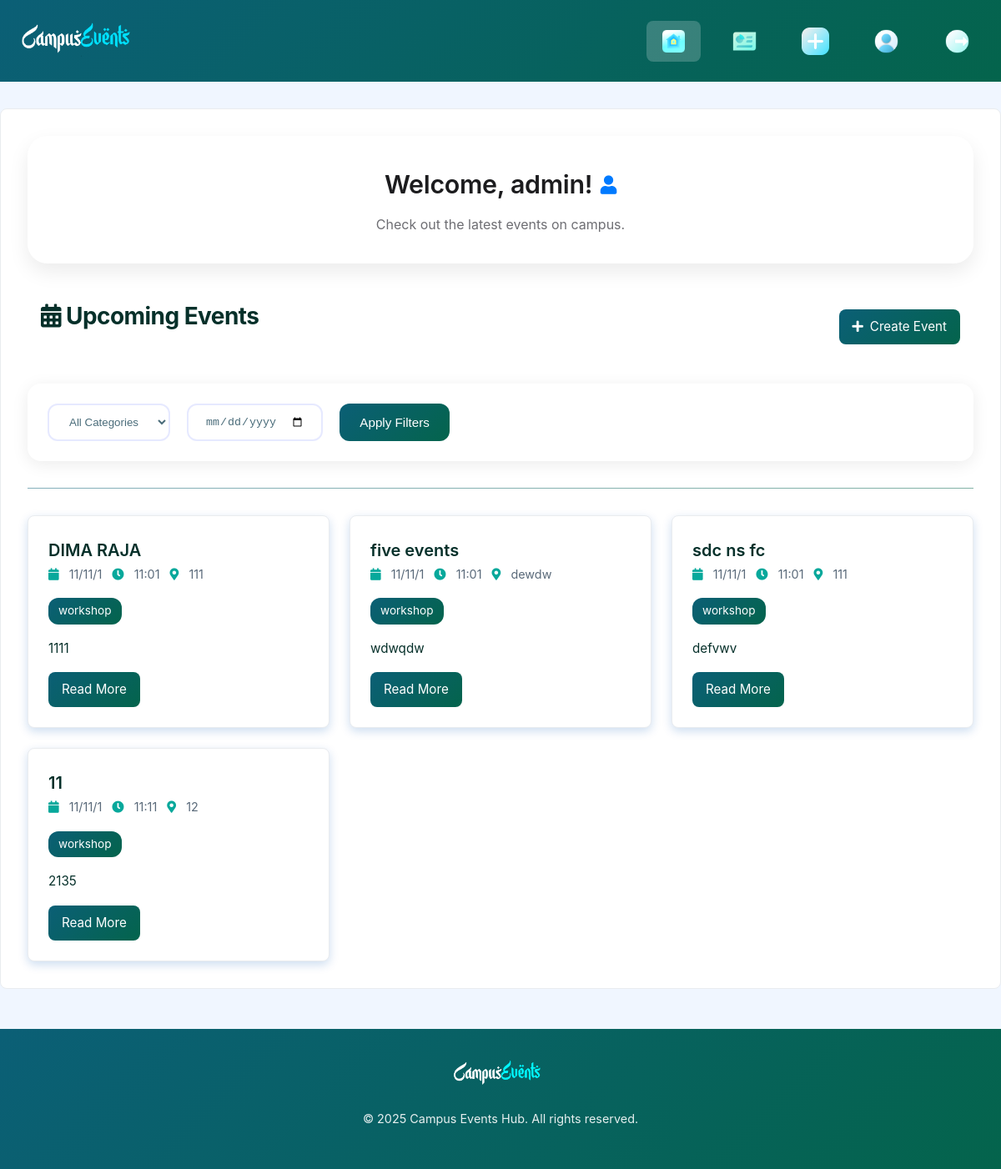
The app's page / (signed in) with its own data.
### models.py (models this page shows, shortened)
class User(UserMixin, db.Model):
    __tablename__ = 'user'
    id = db.Column(db.Integer, primary_key=True)
    email = db.Column(db.String(120), unique=True, nullable=False)
    username = db.Column(db.String(50), unique=True, nullable=False, default=func.substr(db.cast(email, db.String), 1, func.instr(db.cast(email, db.String), '@') - 1))
    password_hash = db.Column(db.String(128), nullable=False)
    role = db.Column(db.Enum(UserRole), default=UserRole.USER)
    events = db.relationship('Event', backref='organizer', lazy=True, cascade='all, delete-orphan')
    likes = db.relationship('Like', backref='user', lazy=True, cascade='all, delete-orphan')
    rsvps = db.relationship('RSVP', backref='user', lazy=True, cascade='all, delete-orphan')
    notifications = db.relationship('Notification', backref='user', lazy=True, cascade='all, delete-orphan')

class Event(db.Model):
    __tablename__ = 'event'
    id = db.Column(db.Integer, primary_key=True)
    title = db.Column(db.String(100), nullable=False)
    description = db.Column(db.Text, nullable=False)
    date = db.Column(db.Date, nullable=False)
    time = db.Column(db.Time, nullable=False)
    location = db.Column(db.String(100), nullable=False)
    category = db.Column(db.String(50), nullable=False)
    status = db.Column(db.Enum(EventStatus), default=EventStatus.PENDING)
    user_id = db.Column(db.Integer, db.ForeignKey('user.id'), nullable=False)
    likes = db.relationship('Like', backref='event', lazy=True, cascade='all, delete-orphan')
    rsvps = db.relationship('RSVP', backref='event', lazy=True, cascade='all, delete-orphan')
    notifications = db.relationship('Notification', backref='event', lazy=True, cascade='all, delete-orphan')

### app.py (the view)
@app.route('/')
def index():
    page = request.args.get('page', 1, type=int)
    per_page = 10
    events_query = Event.query.filter_by(status=EventStatus.APPROVED).order_by(Event.date, Event.time)
    category = request.args.get('category')
    date_filter = request.args.get('date')
    if category:
        events_query = events_query.filter_by(category=category)
    if date_filter:
        events_query = events_query.filter(Event.date == date.fromisoformat(date_filter))
    events = events_query.paginate(page=page, per_page=per_page, error_out=False)
    categories = sorted(set(event.category for event in Event.query.all() if event.category))
    if current_user.is_authenticated:
        panel_type = 'Admin Panel' if current_user.role == UserRole.ADMIN else 'Dashboard'
        if current_user.role == UserRole.ADMIN:
            return render_template('index_admin.html', events=events, categories=categories, category_filter=category, date_filter=date_filter, panel_type=panel_type)
        return render_template('index.html', events=events, categories=categories, category_filter=category, date_filter=date_filter, panel_type=panel_type)
    return render_template('index.html', events=events, categories=categories, category_filter=category, date_filter=date_filter)

### app.py (called while the page is built)
@login_manager.user_loader
def load_user(user_id):
    return User.query.get(int(user_id))

### templates/index_admin.html (shortened to what this page needs)
{% extends "admin_base.html" %}
{% block css %}
    <link rel="stylesheet" href="{{ url_for('static', filename='css/index.css') }}">
{% endblock %}
{% block content %}
    <div class="container">
        {% if current_user.is_authenticated %}
            <div class="welcome-message">
                <h2>Welcome, {{ current_user.username }}! <i class="fas fa-user"></i></h2>
                <p>Check out the latest events on campus.</p>
            </div>
        {% else %}
            <div class="welcome-message">
                <h2>Welcome to Campus Events Hub! <i class="fas fa-calendar-alt"></i></h2>
                <p>Login or register to join the fun!</p>
            </div>
        {% endif %}
        <div class="page-header">
            <h2><i class="fas fa-calendar-alt"></i> Upcoming Events</h2>
            {% if current_user.is_authenticated %}
                <a href="{{ url_for('create_event_page') }}" class="btn btn-primary create-event-btn">
                    <i class="fas fa-plus"></i> Create Event
                </a>
            {% endif %}
        </div>
        <div class="filters">
            <select class="form-control" id="category-filter">
                <option value="">All Categories</option>
            </select>
            <input type="date" class="form-control" id="date-filter">
            <button class="btn btn-primary" id="apply-filters">Apply Filters</button>
        </div>
        <div class="page-separator"></div>
        <div class="events-grid" id="events-grid">
            {% if events %}
                {% for event in events %}
                    <div class="event-card" id="event-card-{{ event.id }}">
                        <h3><a href="{{ url_for('get_event_page', event_id=event.id) }}">{{ event.title }}</a></h3>
                        <div class="event-meta">
                            <span><i class="fas fa-calendar"></i> {{ event.date.strftime('%d/%m/%Y') }}</span>
                            <span><i class="fas fa-clock"></i> {{ event.time.strftime('%H:%M') }}</span>
                            <span><i class="fas fa-map-marker-alt"></i> {{ event.location }}</span>
                        </div>
                        <div class="event-category">{{ event.category }}</div>
                        <p>{{ event.description }}</p>
                        <a href="{{ url_for('get_event_page', event_id=event.id) }}" class="btn btn-primary btn-read-more">Read More</a>
                    </div>
                {% endfor %}
            {% else %}
                <div class="no-events">
                    <i class="fas fa-exclamation-circle"></i> No events found.
                </div>
            {% endif %}
        </div>
    </div>
{% endblock %}

### static/css/admin_base.css (style rules this page uses)
:root { --primary-blue: #07a89b; --light-blue: #f0f6ff; --white: #ffffff; --dark-blue: #06302a; --gradient-blue: linear-gradient(135deg, #0b5f76 0%, #04644c 100%); --success-green: #28a745; --danger-red: #dc3545; --gray: #5a6a7a; --font-primary: 'Inter', -apple-system, BlinkMacSystemFont, sans-serif; --transition: all 0.3s ease; --border-radius: 8px; --animation-ease: cubic-bezier(0.4, 0, 0.2, 1); }
* { margin: 0; padding: 0; box-sizing: border-box; }
body { font-family: var(--font-primary); line-height: 1.7; color: var(--dark-blue); background-color: var(--light-blue); font-size: 16px; overscroll-behavior: none; }
h1, h2, h3, h4 { font-weight: 700; color: var(--dark-blue); }
h2 { font-size: 1.75rem; margin-bottom: 1.5rem; letter-spacing: -0.02em; }
h3 { font-size: 1.25rem; font-weight: 600; }
p { margin-bottom: 1rem; font-size: 0.95rem; font-weight: 400; }
a { text-decoration: none; color: var(--primary-blue); transition: var(--transition); }
.container { max-width: 1280px; margin: 2rem auto; padding: 2rem; background-color: var(--white); border-radius: var(--border-radius); border: 1px solid #e9ecef; animation: fadeInOpacity 0.4s var(--animation-ease); }
.btn { padding: 0.5rem 1rem; border: none; border-radius: var(--border-radius); font-size: 0.95rem; cursor: pointer; transition: var(--transition); display: inline-flex; align-items: center; gap: 0.5rem; }
.btn-primary { background: var(--gradient-blue); color: var(--white); }

### static/css/index.css (style rules this page uses)
.welcome-message { margin-bottom: 2.5rem; text-align: center; padding: 2rem 1.5rem; background: rgba(255, 255, 255, 0.28); backdrop-filter: blur(10px); -webkit-backdrop-filter: blur(10px); border-radius: 1.5rem; box-shadow: 0 10px 25px rgba(0, 0, 0, 0.08); animation: fadeInOpacity 0.5s ease-in-out; transition: all 0.3s ease-in-out; border: 1px solid rgba(255, 255, 255, 0.3); }
.welcome-message h2 { font-size: 1.9rem; color: #1c1c1e; display: flex; justify-content: center; align-items: center; gap: 0.6rem; font-weight: 600; margin-bottom: 0.5rem; letter-spacing: -0.3px; }
.welcome-message i { color: #007aff; font-size: 1.4rem; }
.welcome-message p { font-size: 1rem; color: #6e6e73; margin: 0; }
.page-header { display: flex; justify-content: space-between; align-items: center; margin-bottom: 2rem; padding: 0 1rem; }
.filters { display: flex; gap: 1.25rem; margin-bottom: 2rem; flex-wrap: wrap; padding: 1.5rem; background: var(--light-bg); border-radius: 16px; box-shadow: 0 4px 20px rgba(0, 0, 0, 0.08); position: relative; overflow: hidden; }
.filters::before { content: ""; position: absolute; top: 0; left: 0; right: 0; height: 4px; background: linear-gradient(90deg, var(--soft-purple) 0%, var(--pink) 100%); }
.filters .form-control { max-width: 200px; transition: all 0.3s cubic-bezier(0.4, 0, 0.2, 1); border: 2px solid #e6e9ff; border-radius: 12px; padding: 0.75rem 1.25rem; background-color: white; box-shadow: var(--input-shadow); color: #4a6c7a; }
.filters .btn { background: var(--gradient-blue); color: var(--white); border-radius: 12px; padding: 0.75rem 1.5rem; transition: all 0.3s ease; }
.page-separator { height: 1px; background: var(--gradient-blue); margin: 2rem 0; opacity: 0.5; }
.events-grid { display: grid; grid-template-columns: repeat(auto-fill, minmax(300px, 1fr)); gap: 1.5rem; }
.event-card { background-color: var(--white); border: 1px solid #e9ecef; border-radius: var(--border-radius); padding: 1.5rem; transition: background-color var(--transition); box-shadow: 0 4px 12px rgba(0, 86, 179, 0.2); }
.event-card h3 a { color: var(--dark-blue); font-size: 1.25rem; transition: color var(--transition); }
.event-meta { color: var(--gray); font-size: 0.9rem; margin-bottom: 1rem; display: flex; flex-wrap: wrap; gap: 0.75rem; }
.event-meta i { color: var(--primary-blue); margin-right: 0.5rem; }
.event-category { display: inline-block; background: var(--gradient-blue); color: var(--white); padding: 0.25rem 0.75rem; border-radius: 12px; font-size: 0.85rem; margin-bottom: 1rem; }
.btn-read-more { background: var(--gradient-blue); color: --white; }

### records on screen
User: username "admin"
Event: title "DIMA RAJA", date "11/11/1", time "11:01", location "111", category "workshop", description "1111"
Event: title "five events", date "11/11/1", time "11:01", location "dewdw", category "workshop", description "wdwqdw"
Event: title "sdc ns fc", date "11/11/1", time "11:01", location "111", category "workshop", description "defvwv"
Event: title "11", date "11/11/1", time "11:11", location "12", category "workshop", description "2135"
